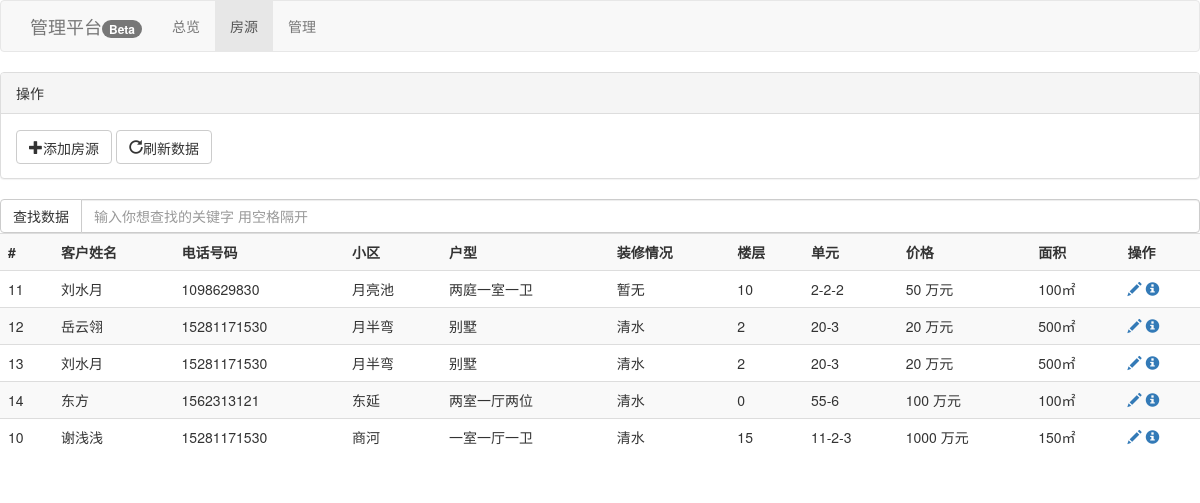
Before: /user/house/ (signed in) with the older database file.
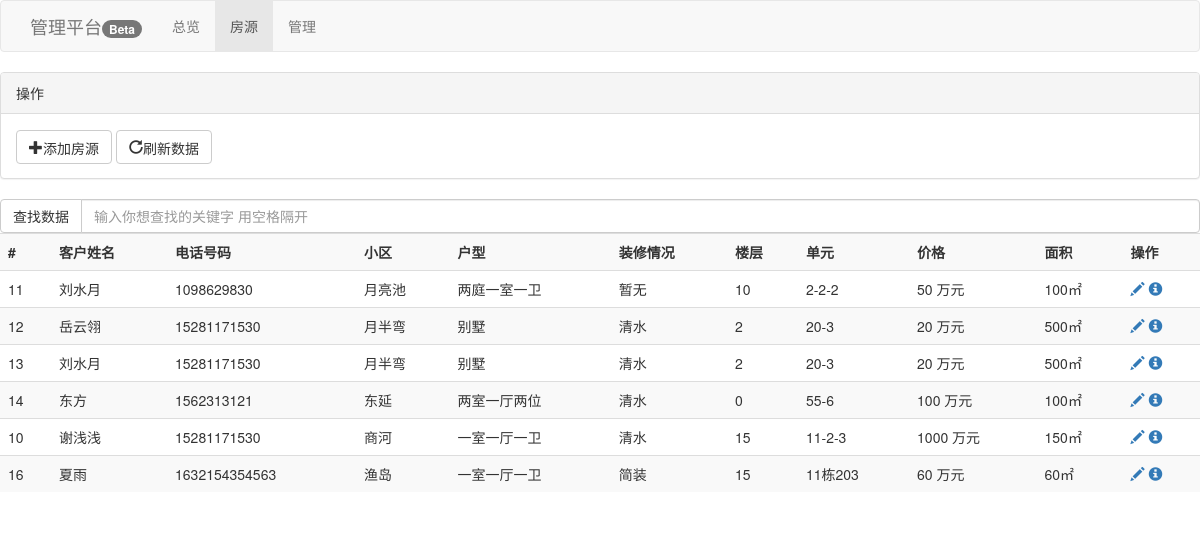
After: the same page with the newer database file.
### fluData/models.py (models this page shows, shortened)
class House(models.Model):
    PRICE_CHOICES = (
        ('万元',"万元"),
        ('千元',"千元"),
        ('百元',"百元"),
        ('  元',"元"),
    )
    SELL = "出售"
    RENT = "出租"
    TYPE_CHOICES = (
        (SELL,"SELL"),
        (RENT,"RENT"),
    )
    DECOR_CHOICES = (
        ("清水","清水"),
        ("简装","简装"),
        ("中装","中装"),
        ("精装","精装"),
        ("豪装","豪装"),
        ("暂无","暂无"),
    )
    STATUS_CHOICES = (
        ("交易完成","该交易已在本店完成"),
        ("失效","该房源已失效（已出售或出租）"),
        ("有效","该房源有效"),
    )
    id = models.AutoField(u"id", primary_key = True)
    name = models.CharField(u"客户姓名", max_length = 30, null = True, blank = True)
    phone = models.CharField(u"手机号码", max_length = 20, null = True, blank = True, default = "暂无")
    price = models.IntegerField(u"售价", null = True, default = 0)
    price_unit = models.CharField(u"售价单位", max_length = 20, choices = PRICE_CHOICES, null = True, default = "万元", blank = True)
    house_type = models.CharField(u"类型", max_length = 20, null = True, choices = TYPE_CHOICES, default = SELL, blank = True)
    ikeys = models.CharField(u"钥匙位置", max_length = 40, null = True, default = "暂无", blank = True)
    community = models.CharField(u"社区", max_length = 50,null = True, default = "暂无", blank = True)
    position = models.CharField(u"地址", max_length = 200, null = True, default = "暂无", blank = True)
    area = models.IntegerField(u"面积", null = True, default = 0)
    kind = models.CharField(u"户型", max_length = 50, null = True, default = "暂无", blank = True)
    more = models.CharField(u"备注", max_length = 1000, null = True, default = "暂无", blank = True)
    floor = models.IntegerField(u"楼层", null = True, default = 0, blank=True)
    level = models.IntegerField(u"等级", null = True, default = 3)
    status = models.CharField(u"资源状态", max_length = 20, null = True, choices = STATUS_CHOICES, default = "有效", blank = True)
    decor = models.CharField(u"装修情况", max_length = 50, null = True, choices = DECOR_CHOICES, default = "暂无", blank = True)
    belong = models.IntegerField(u"所有者", null = True, default = 1)
    all_things = models.TextField(u"搜索信息", null = True, default = "暂无", blank = True)
    change_time = models.DateTimeField(u"上次修改时间", blank = True, default = timezone.now, null = True)
    def get_house_about(self):
        about = {
            "id" : self.id,
            "phone" : self.phone,
            "position" : self.position,
            "name" : self.name,
            "area" : self.area,
            "decor" : self.decor,
            "kind" : self.kind,
            "floor" : self.floor,
            "price" : self.price,
            "price_unit" : self.price_unit,
            "community" : self.community,
        }
        return about

### fluData/views.py (the view, shortened to what this page needs)
class house_view(View):
    @method_decorator(login_required(login_url="login"))
    def get(self, request, *args, **kwargs):
        res = models.House.objects.all().order_by("change_time","id")[:10]
        dicts = {"house":{"about":[]}}
        for i in res:
            dicts["house"]["about"].append(i.get_house_about())
        return render(request, "user/house.html", dicts)

### fluData/templates/user/house.html (shortened to what this page needs)
{% extends "user/base.html" %}
{% block if_main_active %}
{% endblock %}
{% block if_house_active %}class="active"{% endblock %}
{% block center %}
    <div class="panel panel-default">
        <div class="panel-heading">操作</div>
        <div class="panel-body">
                <a href="{% url 'house/add' %}" class="btn btn-default glyphicon glyphicon-plus" role="button">添加房源</a>
                <button class="btn btn-default glyphicon glyphicon-repeat" onclick="refresh_post()">刷新数据</button>
        </div>
    </div>
    <div>
        <div class="input-group">
            <span class="input-group-btn">
                <button class="btn btn-default" type="button" onclick="find_post()">查找数据</button>
            </span>
            <input type="text" class="form-control" placeholder="输入你想查找的关键字 用空格隔开" id="find_text">
        </div>
    </div>
    <div class="table-responsive">
        <table class="table table-striped" id="house_tables">
            <tr>
                <th>#</th>
                <th>客户姓名</th>
                <th>电话号码</th>
                <th>小区</th>
                <th>户型</th>
                <th>装修情况</th>
                <th>楼层</th>
                <th>单元</th>
                <th>价格</th>
                <th>面积</th>
                <th>操作</th>
            </tr>
            {% for i in house.about %}
            <tr>
                <td>{{ i.id }}</td>
                <td>{{ i.name }}</td>
                <td>{{ i.phone }}</td>
                <td>{{ i.community }}</td>
                <td>{{ i.kind }}</td>
                <td>{{ i.decor }}</td>
                <td>{{ i.floor }}</td>
                <td>{{ i.position }}</td>
                <td>{{ i.price }} {{ i.price_unit }}</td>
                <td>{{ i.area }}㎡</td>
                <td>
                    <a href="{% url 'house/alter' %}?id={{ i.id }}" class="glyphicon glyphicon-pencil"></a>
                    <a href="{% url 'house/detail' %}?id={{ i.id }}" class="glyphicon glyphicon-info-sign"></a>
                </td>
            </tr>
            {% endfor %}
        </table>
    </div>
{% endblock %}

Changed rows visible on the page:
added House: id "16", name "夏雨", phone "1632154354563", community "渔岛", kind "一室一厅一卫", decor "简装", floor "15", position "11栋203", price "60", price_unit "万元", area "60"
